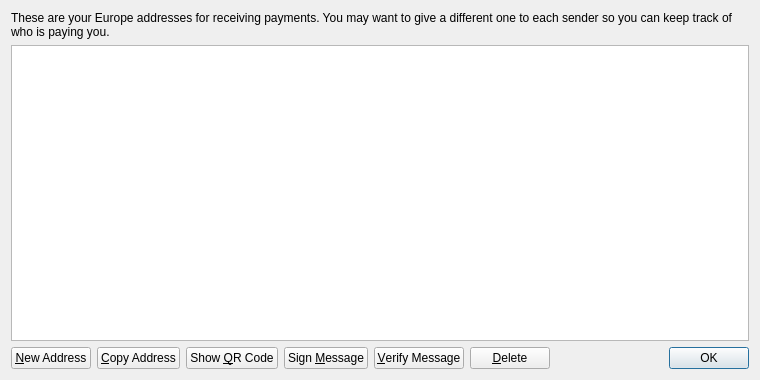
<?xml version="1.0" encoding="UTF-8"?>
<ui version="4.0">
 <class>AddressBookPage</class>
 <widget class="QWidget" name="AddressBookPage">
  <property name="geometry">
   <rect>
    <x>0</x>
    <y>0</y>
    <width>760</width>
    <height>380</height>
   </rect>
  </property>
  <property name="windowTitle">
   <string>Address Book</string>
  </property>
  <layout class="QVBoxLayout" name="verticalLayout">
   <item>
    <widget class="QLabel" name="labelExplanation">
     <property name="text">
      <string>These are your Europe addresses for receiving payments. You may want to give a different one to each sender so you can keep track of who is paying you.</string>
     </property>
     <property name="textFormat">
      <enum>Qt::PlainText</enum>
     </property>
     <property name="wordWrap">
      <bool>true</bool>
     </property>
    </widget>
   </item>
   <item>
    <widget class="QTableView" name="tableView">
     <property name="contextMenuPolicy">
      <enum>Qt::CustomContextMenu</enum>
     </property>
     <property name="toolTip">
      <string>Double-click to edit address or label</string>
     </property>
     <property name="tabKeyNavigation">
      <bool>false</bool>
     </property>
     <property name="alternatingRowColors">
      <bool>true</bool>
     </property>
     <property name="selectionMode">
      <enum>QAbstractItemView::SingleSelection</enum>
     </property>
     <property name="selectionBehavior">
      <enum>QAbstractItemView::SelectRows</enum>
     </property>
     <property name="sortingEnabled">
      <bool>true</bool>
     </property>
     <attribute name="verticalHeaderVisible">
      <bool>false</bool>
     </attribute>
    </widget>
   </item>
   <item>
    <layout class="QHBoxLayout" name="horizontalLayout">
     <item>
      <widget class="QPushButton" name="newAddressButton">
       <property name="toolTip">
        <string>Create a new address</string>
       </property>
       <property name="text">
        <string>&amp;New Address</string>
       </property>
       <property name="icon">
        <iconset resource="../bitcoin.qrc">
         <normaloff>:/icons/add</normaloff>:/icons/add</iconset>
       </property>
      </widget>
     </item>
     <item>
      <widget class="QPushButton" name="copyToClipboard">
       <property name="toolTip">
        <string>Copy the currently selected address to the system clipboard</string>
       </property>
       <property name="text">
        <string>&amp;Copy Address</string>
       </property>
       <property name="icon">
        <iconset resource="../bitcoin.qrc">
         <normaloff>:/icons/editcopy</normaloff>:/icons/editcopy</iconset>
       </property>
      </widget>
     </item>
     <item>
      <widget class="QPushButton" name="showQRCode">
       <property name="text">
        <string>Show &amp;QR Code</string>
       </property>
       <property name="icon">
        <iconset resource="../bitcoin.qrc">
         <normaloff>:/icons/qrcode</normaloff>:/icons/qrcode</iconset>
       </property>
      </widget>
     </item>
     <item>
      <widget class="QPushButton" name="signMessage">
       <property name="toolTip">
        <string>Sign a message to prove you own a Europe address</string>
       </property>
       <property name="text">
        <string>Sign &amp;Message</string>
       </property>
       <property name="icon">
        <iconset resource="../bitcoin.qrc">
         <normaloff>:/icons/edit</normaloff>:/icons/edit</iconset>
       </property>
      </widget>
     </item>
     <item>
      <widget class="QPushButton" name="verifyMessage">
       <property name="toolTip">
        <string>Verify a message to ensure it was signed with a specified Europe address</string>
       </property>
       <property name="text">
        <string>&amp;Verify Message</string>
       </property>
       <property name="icon">
        <iconset resource="../bitcoin.qrc">
         <normaloff>:/icons/transaction_0</normaloff>:/icons/transaction_0</iconset>
       </property>
      </widget>
     </item>
     <item>
      <widget class="QPushButton" name="deleteButton">
       <property name="toolTip">
        <string>Delete the currently selected address from the list</string>
       </property>
       <property name="text">
        <string>&amp;Delete</string>
       </property>
       <property name="icon">
        <iconset resource="../bitcoin.qrc">
         <normaloff>:/icons/remove</normaloff>:/icons/remove</iconset>
       </property>
      </widget>
     </item>
     <item>
      <spacer name="horizontalSpacer">
       <property name="orientation">
        <enum>Qt::Horizontal</enum>
       </property>
       <property name="sizeHint" stdset="0">
        <size>
         <width>40</width>
         <height>20</height>
        </size>
       </property>
      </spacer>
     </item>
     <item>
      <widget class="QDialogButtonBox" name="buttonBox">
       <property name="sizePolicy">
        <sizepolicy hsizetype="Maximum" vsizetype="Fixed">
         <horstretch>0</horstretch>
         <verstretch>0</verstretch>
        </sizepolicy>
       </property>
       <property name="standardButtons">
        <set>QDialogButtonBox::Ok</set>
       </property>
      </widget>
     </item>
    </layout>
   </item>
  </layout>
 </widget>
 <resources>
  <include location="../bitcoin.qrc"/>
 </resources>
 <connections/>
</ui>
